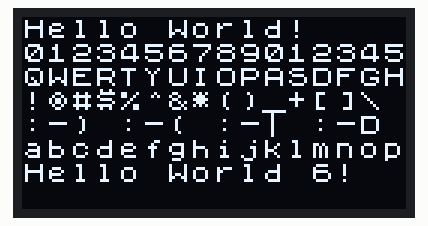
This sketch was run on a simulated ESP32. On the bench: 128×64 one-colour display.

Above: at 0.1 s.

The sketch:

03-display.ino
```cpp
//Wiring for ESP32 -
//SDA - 21
//SCL - 22

#include <Arduino.h>
#include <U8x8lib.h>

#ifdef U8X8_HAVE_HW_SPI
#include <SPI.h>
#endif

// Please UNCOMMENT one of the contructor lines below
// The complete list is available here: https://github.com/olikraus/u8g2/wiki/u8x8setupcpp
// Please update the pin numbers according to your setup. Use U8X8_PIN_NONE if the reset pin is not connected

U8X8_SSD1306_128X64_NONAME_HW_I2C u8x8(/* reset=*/ U8X8_PIN_NONE);

void setup(void)
{
  u8x8.begin();
  u8x8.setPowerSave(0);
}

void loop(void)
{
  u8x8.setFont(u8x8_font_chroma48medium8_r);
  u8x8.drawString(0, 0, "Hello World!");
  u8x8.drawString(0, 1, "0123456789012345");
  u8x8.drawString(0, 2, "QWERTYUIOPASDFGH");
  u8x8.drawString(0, 3, "!@#$%^&*()_+[]\\");
  u8x8.drawString(0, 4, ":-) :-( :-| :-D");
  u8x8.drawString(0, 5, "abcdefghijklmnop");
  u8x8.drawString(0, 6, "Hello World 6!");
//  u8x8.refreshDisplay();		// only required for SSD1606/7
  delay(2000);
}
```
